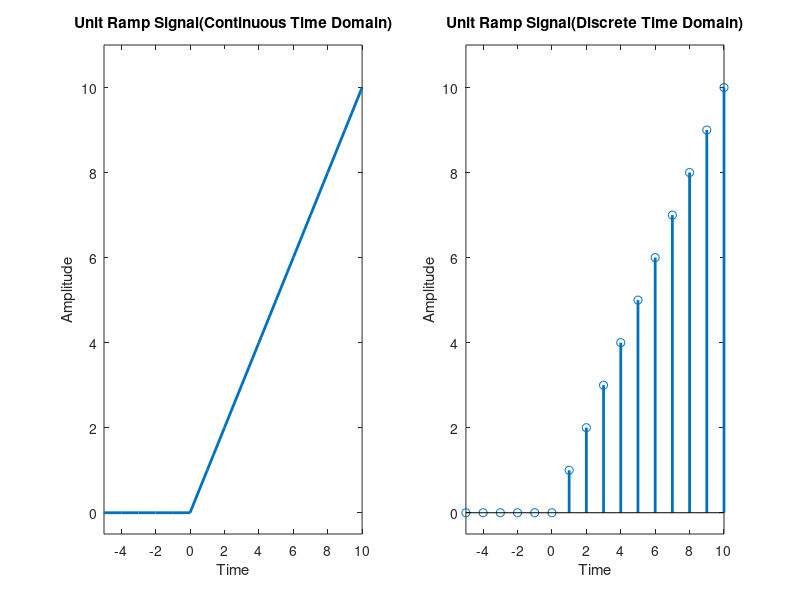

The MATLAB script that drew this image:
clc, clear; 
t=-10:10; 
amp=[zeros(1,10) t(11:21)]; 
figure(1);      
% number of figure 
subplot(121)             
p=plot(t,amp);      
set(p,'Linewidth',2); 
axis([-5 10 -0.5 11]);   
% continuous plot 
title('Unit Ramp Signal(Continuous Time Domain)'); 
xlabel('Time');         %label of x axis 
ylabel('Amplitude');    
%label of y axis 
subplot(122)            
s=stem(t,amp);          % discrete plot 
axis([-5 10 -0.5 11]); 
set(s,'Linewidth',2); 
xlabel('Time');         %label of x axis 
ylabel('Amplitude');    %label of y axis 
title('Unit Ramp Signal(Discrete Time Domain)'); 
